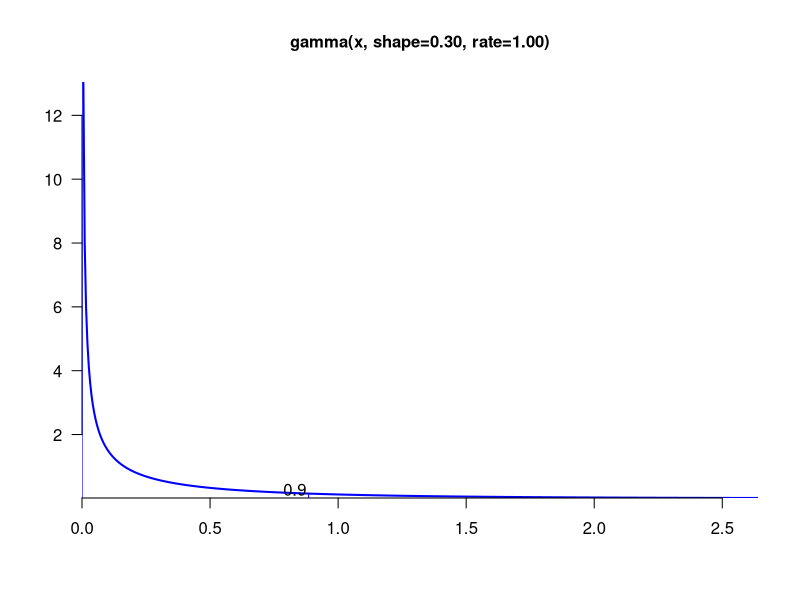
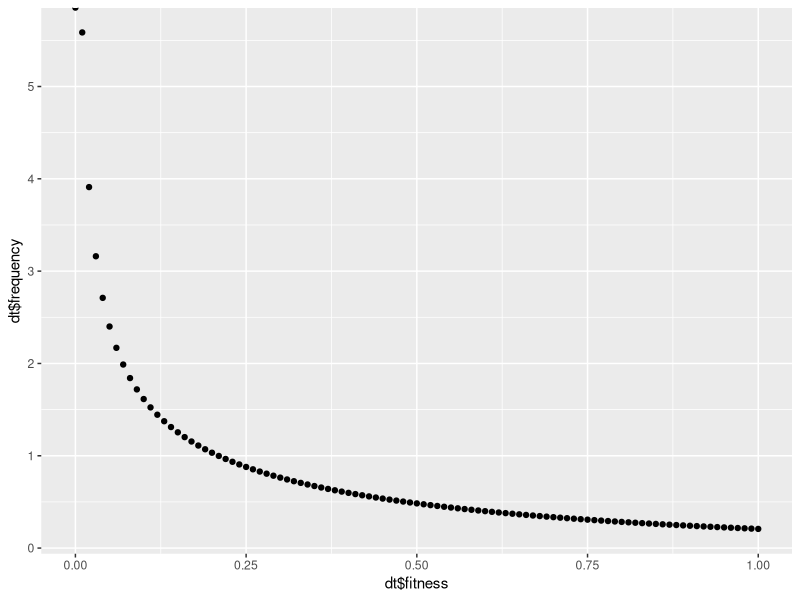
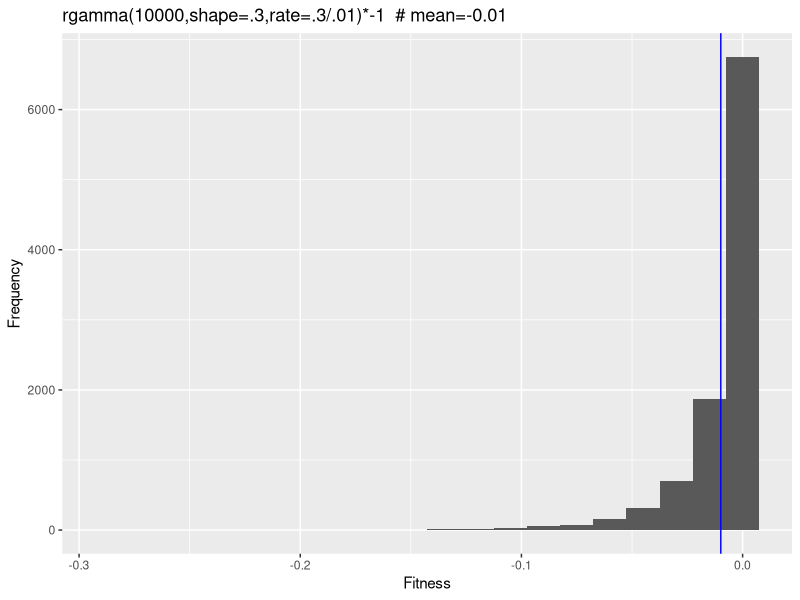

R code for these plots, in order: (Note: this script raises an error after producing the figures.)
library(dplyr)
library(ggplot2)
library(cowplot)

plotGamma <- function(shape=2, rate=0.5, to=0.99, p=c(0.1, 0.9), cex=1, ...){
  to <- qgamma(p=to, shape=shape, rate=rate)
  curve(dgamma(x, shape, rate), from=0, to=to, n=500, type="l", 
        main=sprintf("gamma(x, shape=%1.2f, rate=%1.2f)", shape, rate),
        bty="n", xaxs="i", yaxs="i", col="blue", xlab="", ylab="", 
        las=1, lwd=2, cex=cex, cex.axis=cex, cex.main=cex, ...)
  gx <- qgamma(p=p,  shape=shape, rate=rate)
  gy <- dgamma(x=gx, shape=shape, rate=rate)
  for(i in seq_along(p)) { lines(x=rep(gx[i], 2), y=c(0, gy[i]), col="blue") }
  for(i in seq_along(p)) { text(x=gx[i], 0, p[i], adj=c(1.1, -0.2), cex=cex) }
}

plotGamma(.3,1)


qgamma(p=.99, shape=.5, rate=1)

dt <- data.frame(fitness=0:100/100,
                 frequency=dgamma(0:100/100, shape = .5))
qplot(dt$fitness,dt$frequency)

myfun <- 'rgamma(10000,shape=.3,rate=.3/.01)*-1  # mean=-0.01'
x <- eval(parse(text=myfun))
## x <- x/max(x)
z <- qplot(x,bins=20)+labs(x="Fitness",y='Frequency',title=myfun)+
    geom_vline(aes(xintercept=mean(x)),color='blue')
z

saveplot(z,'~/pro/recsim/plots/param-gamma-del-3')


myfun <- 'rnorm(1:10000,0,.2)'
x <- eval(parse(text=myfun))
## x <- x/max(x)
z <- qplot(x,bins=20)+labs(x="Fitness",y='Frequency',title=myfun)+
    geom_vline(aes(xintercept=mean(x)),color='blue')
z

myfun <- 'rexp(10000,1/0.05)  # mean=0.05'    # in eidos: rexp(10000,0.02), 0.02 is the mean, 1/0.02 is the rate
x <- eval(parse(text=myfun))
## x <- x/max(x)
z <- qplot(x,bins=20)+labs(x="Fitness",y='Frequency',title=myfun)+
    geom_vline(aes(xintercept=mean(x)),color='blue')
z

saveplot(z,'~/pro/recsim/plots/param-expo-ben-3')
